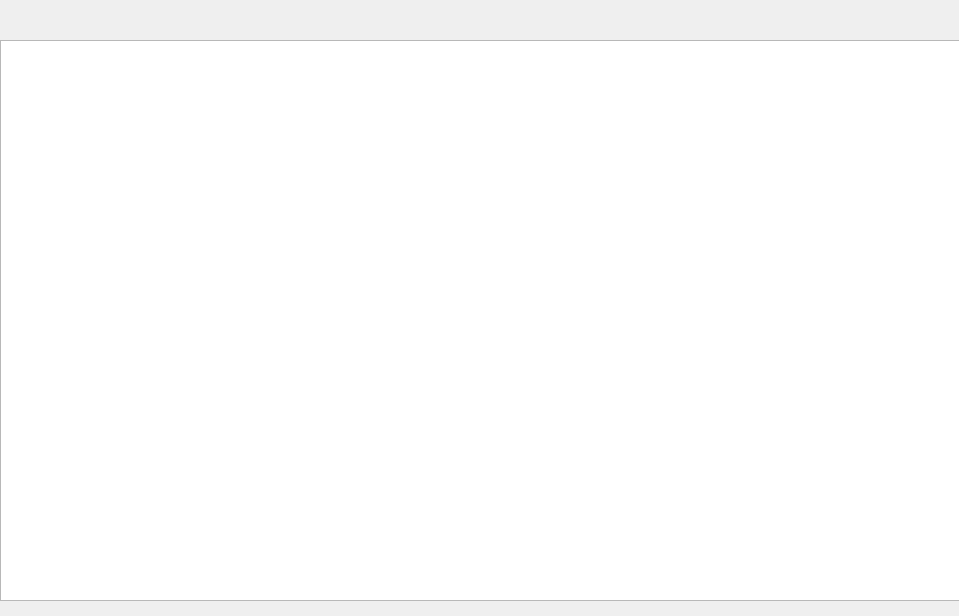
<?xml version="1.0" encoding="UTF-8"?>
<ui version="4.0">
 <class>Form</class>
 <widget class="QWidget" name="Form">
  <property name="geometry">
   <rect>
    <x>0</x>
    <y>0</y>
    <width>959</width>
    <height>616</height>
   </rect>
  </property>
  <property name="windowTitle">
   <string>Form</string>
  </property>
  <widget class="PlaylistView" name="treeView">
   <property name="geometry">
    <rect>
     <x>0</x>
     <y>40</y>
     <width>961</width>
     <height>561</height>
    </rect>
   </property>
  </widget>
 </widget>
 <customwidgets>
  <customwidget>
   <class>PlaylistView</class>
   <extends>QTreeView</extends>
   <header location="global">playlistview.h</header>
  </customwidget>
 </customwidgets>
 <resources/>
 <connections/>
</ui>
